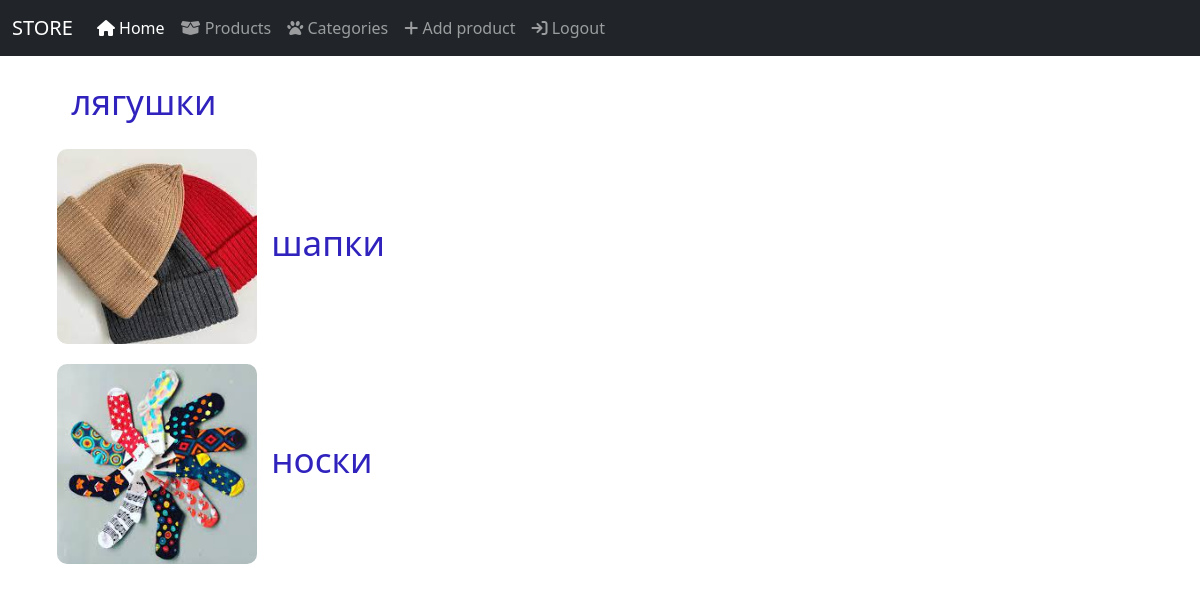
The page /categories/ on the database as committed earlier.
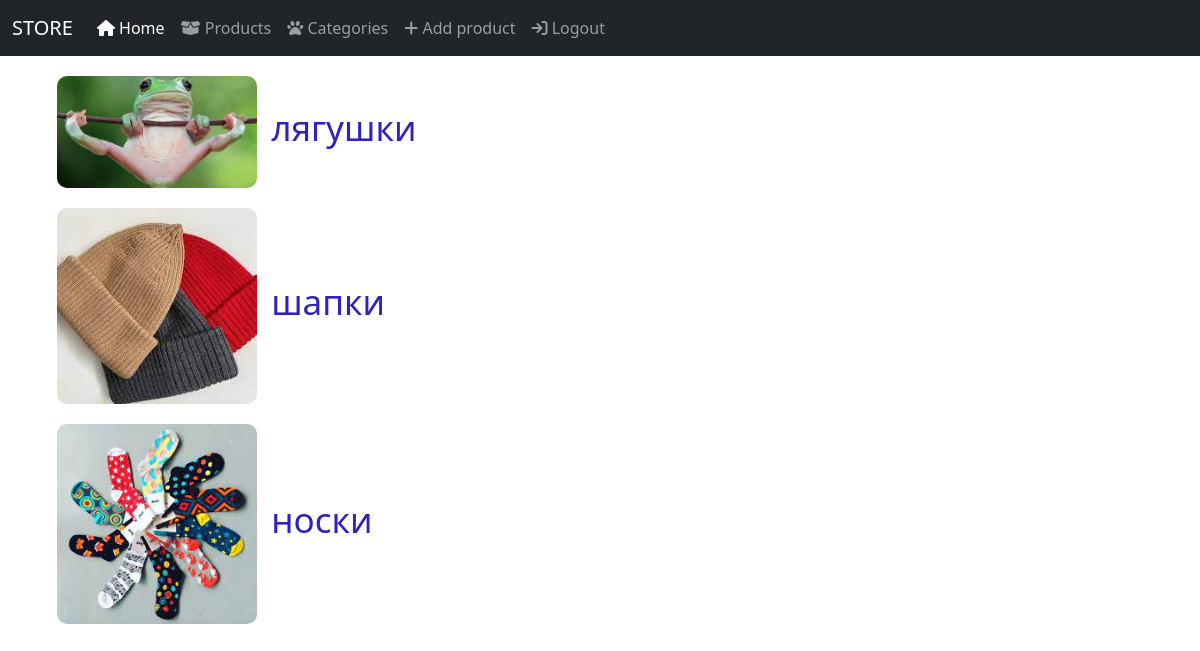
The same page on the database as committed later.
### posts/models.py (models this page shows, shortened)
class Category(models.Model):
    name = models.CharField(max_length=255)
    image = models.ImageField(null=True)

### posts/views.py (the view)
# urls.py: path('categories/', show_categories, name='categories'),
def show_categories(request):
    categories = Category.objects.all()
    context = {
        'categories': categories
    }
    return render(request, 'categories/categories.html', context=context)

### posts/templates/categories/categories.html (shortened to what this page needs)
{% extends 'layouts/index.html' %}
{% block content %}
  {% for category in categories %}
  <div class="cats">
      <ul>
        <li><a href="/posts/?category_id={{ category.id }}"><img width="200px" src="/media/{{ category.image }}" alt=""></a> <a href="/posts/?category_id={{ category.id }}">{{category.name}}</a> </li>
      </ul>
  </div>
  {% endfor %}
{% endblock %}

Rows that differ between the two databases and show on the page:
changed Category "лягушки": image: picture added
